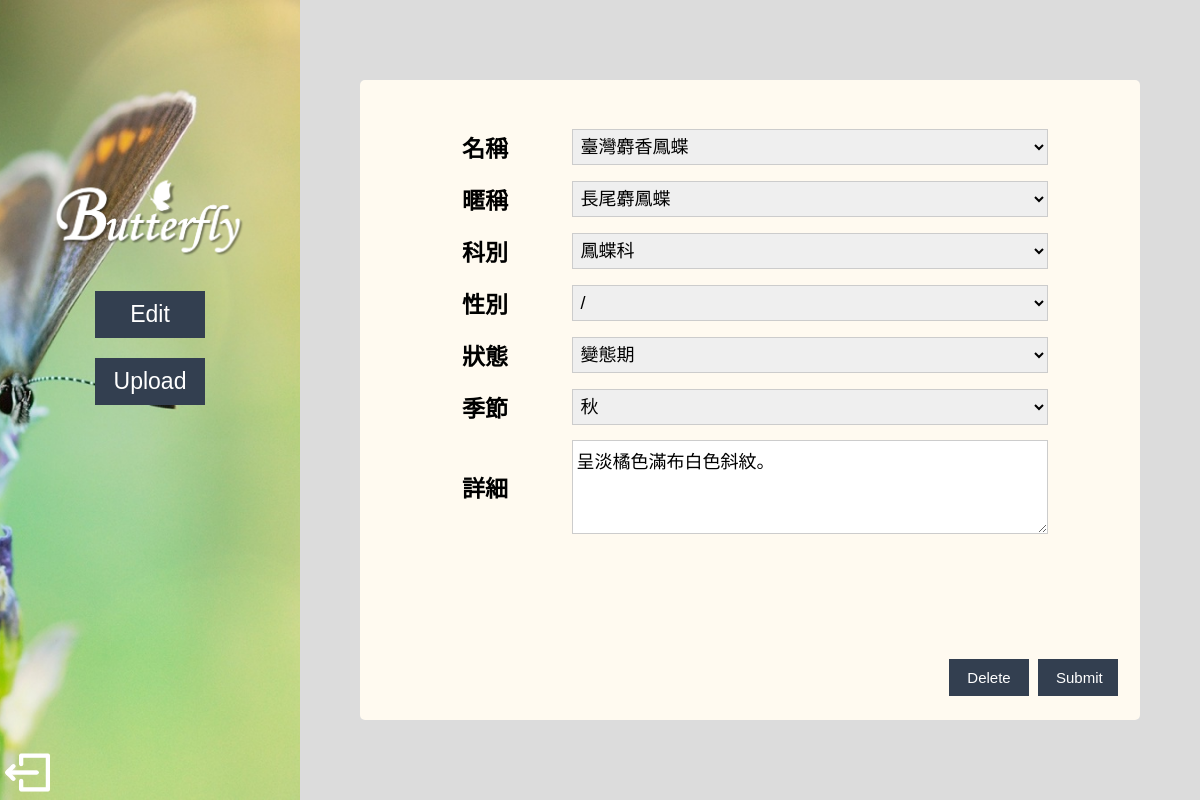
Page /user_intro_edit.php?id=14 on the committed database.
### tables this page shows
CREATE TABLE `butterfly` (
  `id` int(11) NOT NULL,
  `name` text NOT NULL,
  `nickname` text NOT NULL,
  `field` text NOT NULL,
  `gender` varchar(2) NOT NULL,
  `stage` text NOT NULL,
  `season` text NOT NULL,
  `description` text NOT NULL
);

CREATE TABLE `img` (
  `id` int(11) NOT NULL,
  `src` varchar(150) NOT NULL,
  `b_name` varchar(50) NOT NULL,
  `b_stage` varchar(50) NOT NULL,
  `date` date NOT NULL,
  `author` varchar(20) NOT NULL
);

### model.php (called while the page is built, shortened)
<?php
require("dbconnect.php");
function getitButterflyList($id) {
    global $conn;
	$sql = "SELECT `butterfly`.*, `img`.`src` FROM `img`, `butterfly` WHERE img.b_name=butterfly.name AND img.b_stage=butterfly.stage AND img.id=$id";
	return mysqli_query($conn, $sql);
}
?>

### user_intro_edit.php (the view, shortened to what this page needs)
<?php
require('loginmodel.php');
require('model.php');
$id = (int)$_REQUEST['id'];
$results=getitButterflyList($id);
if ($rs=mysqli_fetch_assoc($results)) {
	$name=$rs['name'];
    $nickname=$rs['nickname'];
    $field=$rs['field'];
    $gender=$rs['gender'];
    $stage=$rs['stage'];
    $season=$rs['season'];
    $description=$rs['description'];
} else {
	echo "Your id is wrong!!";
	exit(0);
}
?>
<!DOCTYPE html PUBLIC "-//W3C//DTD XHTML 1.0 Transitional//EN" "http://www.w3.org/TR/xhtml1/DTD/xhtml1-transitional.dtd">
<html xmlns="http://www.w3.org/1999/xhtml">
<head>
<link type="text/css" rel="stylesheet" href="user_upload.css">
</head>
<body>
<div id="t">
<div id="menu">
<img src="image/title.png" id="title"/>
<button class="tool" onclick="location.href='user_edit.php'">Edit</button><br />
<button class="tool" onclick="location.href='user_upload.php'">Upload</button>
</div>
<a href='user_edit.php'><img src="image/logout.png" id="logout"/></a>
</div>
<div id="content">
<form method="post" action="control.php" enctype="multipart/form-data">
<table id="f">
<tr><th>名稱</th><td class="up_d"><select name='name'>
<?php
$sql = "select DISTINCT name from butterfly;";
$results=mysqli_query($conn,$sql) or die("DB Error: Cannot retrieve message.");
while ($rs=mysqli_fetch_array($results)) {
    echo "<option ";
    if ($name==$rs['name'])
        echo "selected";
    echo ">", $rs['name'], "</option>";
}
echo "</select></td></tr>";
?>
<tr><th>暱稱</th><td class="up_d"><select name='nickname'>
<?php
$sql = "select DISTINCT nickname from butterfly;";
$results=mysqli_query($conn,$sql) or die("DB Error: Cannot retrieve message.");
while ($rs=mysqli_fetch_array($results)) {
    echo "<option ";
    if ($nickname==$rs['nickname'])
        echo "selected";
    echo ">", $rs['nickname'], "</option>";
}
echo "</select></td></tr>";
?>
<tr><th>科別</th><td class="up_d"><select name='field'>
<?php
$sql = "select DISTINCT field from butterfly;";
$results=mysqli_query($conn,$sql) or die("DB Error: Cannot retrieve message.");
while ($rs=mysqli_fetch_array($results)) {
    echo "<option ";
    if ($field==$rs['field'])
        echo "selected";
    echo ">", $rs['field'], "</option>";
}
echo "</select></td></tr>";
?>
<tr><th>性別</th><td class="up_d"><select name='gender'>
        <option <?php if($gender =="/") echo "selected"?>>/</option>
</select></td></tr>
<tr><th>狀態</th><td class="up_d"><select name='stage'>
        <option <?php if($stage =="變態期") echo "selected"?>>變態期</option>
</select></td></tr>
<tr><th>季節</th><td class="up_d"><select name='season'>
        <option <?php if($season =="秋") echo "selected"?>>秋</option>
</select></td></tr>
<tr><th>詳細</th><td class="up_d">
        <textarea name="description" rows="4" cols="50"><?php echo $description;?></textarea>
</select></td></tr>
</table>
<div id="bu">
<button class="button"><a href="control.php?act=delete&id=<?php echo $id; ?>">Delete</a></button>
<button type="submit" class="button" value="Submit">Submit</button>
</div>
</form>
</div>
</body>
</html>

### user_upload.css (style rules this page uses)
body { font-family: 微軟正黑體; text-align: center; font-size:20px; background-color: #DCDCDC; }
div { box-sizing: border-box; }
#t { //background: url(image/圖片2.png); //background-size: 450px; position: absolute; top: 0px; left: 0px; width: 25%; height: 100%; }
#title { width: 80%; position: relative; display:block; margin: auto; }
#menu { position: absolute; width: 100%; left: 0px; top: 150px; text-align:center-left; font-size:30px; font-weight: bold; }
#content { position: absolute; top: 10%; right: 5%; width: 65%; height: 80%; border-radius:5px; background-color: #FFFAF0; //background: linear-gradient(to bottom, rgba(255, 255, 255,0.8), rgba(255, 255, 255,0.8)); }
.tool { border: none; width: 110px; padding: 8px 16px; text-align: center; text-decoration: none; display: inline-block; //border-radius:5px; font-size: 23px; margin: 10px 5px; //-webkit-transition-duration: 0.4s; //transition-duration: 0.4s; cursor: pointer; //background: linear-gradient(to bottom, rgba(255, 255, 255,0.8), rgba(255, 255, 255,0.8)); background-color: #333F50; color: white; border: 2px solid #333F50; }
#bu { position: absolute; bottom: 20px; right: 20px; }
.button { width: 80px; border: none; padding: 8px 16px; text-align: center; text-decoration: none; display: inline-block; font-size: 15px; margin: 4px 2px; //-webkit-transition-duration: 0.4s; //transition-duration: 0.4s; cursor: pointer; background-color: #333F50; color: white; border: 2px solid #333F50; overflow: hidden; }
.button a { display: block; margin: -10em; padding: 10em; text-decoration: none; color: white; }
#f { margin: 40px 30px auto; }
th { width: 10%; padding: 8px 3px; text-align:right; font-size:23px; //border: 1px solid #ccc; }
.up_d { width: 50%; padding: 6px 0px; //border: 1px solid #ccc; text-align: center; max-height: 380px; }
input, select, textarea { width: 80%; padding: 6px 3px; //margin: 5px 0; display: inline-block; border: 1px solid #ccc; box-sizing: border-box; font-size: 18px; }
#logout { position: absolute; bottom: 5px; left: 5px; width: 15%; }

### rows in the picture
butterfly: name "臺灣麝香鳳蝶", nickname "長尾麝鳳蝶", field "鳳蝶科", gender "/", stage "變態期", season "秋"
img: description "呈淡橘色滿布白色斜紋。"
